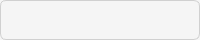
<?xml version="1.0" encoding="UTF-8"?>
<ui version="4.0">
 <class>inMessage</class>
 <widget class="QWidget" name="inMessage">
  <property name="geometry">
   <rect>
    <x>0</x>
    <y>0</y>
    <width>200</width>
    <height>40</height>
   </rect>
  </property>
  <property name="maximumSize">
   <size>
    <width>200</width>
    <height>40</height>
   </size>
  </property>
  <property name="windowTitle">
   <string>Form</string>
  </property>
  <property name="styleSheet">
   <string notr="true">background-color: #f5f5f5;
color: black;
border: 1px solid #d0d0d0;
border-radius: 6px;
</string>
  </property>
 </widget>
 <resources/>
 <connections/>
</ui>
